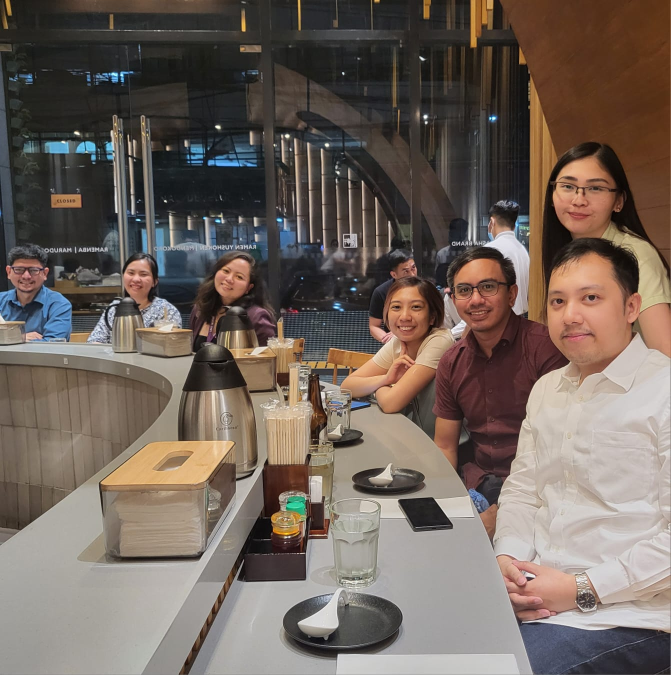
#> input picture face-recognition/data/raw/01.jpeg, 1341 x 1350 px (shown at 1/2 size); its folder holds only this picture in this run
$ jupyter execute face-detection.ipynb
#> lines starting #> are read from the running program, lines starting #| are printed output that depends on the picture
[cell 1]
import os
from glob import glob

import cv2

# Face Detection <a class="tocSkip">

Getting the dataset and files required by this notebook

[cell 2]
# !mkdir data
# !mkdir data/raw
# !gdown '11VlizDp1SCAXfBMCyVp1pIlvBxcf-tQe' -O ./data/raw/01.jpg
# !gdown '1wF0YU9zBxzFqF4kq_yoMHdWd86E0v38o' -O ./data/raw/02.jpg
# !gdown '1p6HM0RN9aXBP75bW3sXva-lA9kcLuzHL' -O ./data/raw/03.jpg
# !gdown '1mBLtihUYzvdwDN6OyZDB7g-hO3vPQGa7' -O ./data/raw/04.jpg
# !gdown '1WAEGQraTzppPgBerIM0faeSu6nzV3coU' -O ./data/raw/05.jpg
# !gdown '1656A3SYvhGH1ct77c5uQIVJUrqmM-ub6' -O ./data/raw/06.jpg
# !gdown '1vI_uHG7b6RVObeujD2HUe2NXXTb1liOH' -O ./data/raw/07.jpg
# !wget https://raw.githubusercontent.com/aim-msds/bsdsba-trial-lectures/main/face-recognition/haarcascade_frontalface_default.xml

## Demo

[cell 3]
# Directory and filepaths
RAW_DIRPATH = './data/raw'

# Get all the filepaths of images in the raw directory path
image_filepaths = sorted(glob(RAW_DIRPATH + '/*'))

[cell 4]
import matplotlib.pyplot as plt

[cell 5]
# Read the image then convert to gray scale for the first image
image = cv2.imread(image_filepaths[0])
#> image is the input picture: shape (1350, 1341, 3); mean B, G, R 92.9, 101, 113.2
gray = cv2.cvtColor(image, cv2.COLOR_BGR2GRAY)
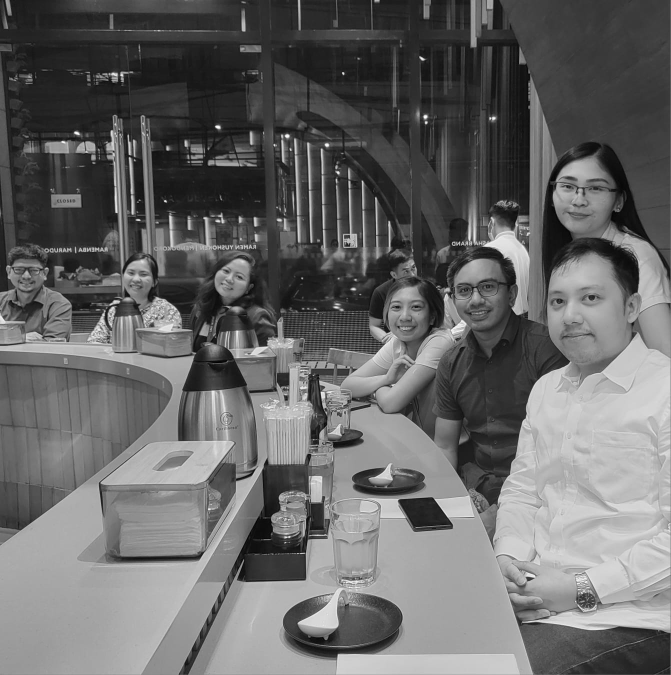
#> gray: shape (1350, 1341) (shown at 1/2 size); min 0, max 255, mean 103.7

fig, ax = plt.subplots(figsize=(10, 10))
ax.imshow(gray, cmap='gray')
ax.axis('off');

[cell 6]
# Initialize the cascade model

# Model settings
scaleFactor = 1.2
minNeighbors = 5
minSize = (30, 30)
CASCADE_MODEL_FILEPATH = './haarcascade_frontalface_default.xml'

cascade_model = cv2.CascadeClassifier(CASCADE_MODEL_FILEPATH)

[cell 7]
# Use our cascade model to detect faces in the image
faces = cascade_model.detectMultiScale(
    gray, scaleFactor=scaleFactor, minNeighbors=minNeighbors, minSize=minSize,
    flags=cv2.CASCADE_SCALE_IMAGE)
#> faces = [[20, 517, 66, 66], [239, 520, 72, 72], [428, 518, 79, 79], [762, 576, 100, 100], [888, 527, 131, 131], [1091, 318, 146, 146], [1059, 526, 187, 187]]

[cell 8]
from matplotlib.patches import Rectangle

[cell 9]
# Plot the bounding box of the detected face by the model
fig, ax = plt.subplots(figsize=(10, 10))

ax.imshow(cv2.cvtColor(image, cv2.COLOR_BGR2RGB))
for (x, y, width, height) in faces:
    rectangle = Rectangle((x, y), width, height, fill=False, ec='tab:red')
    ax.axis('off')
    ax.add_patch(rectangle)
#> this loop made 7 passes
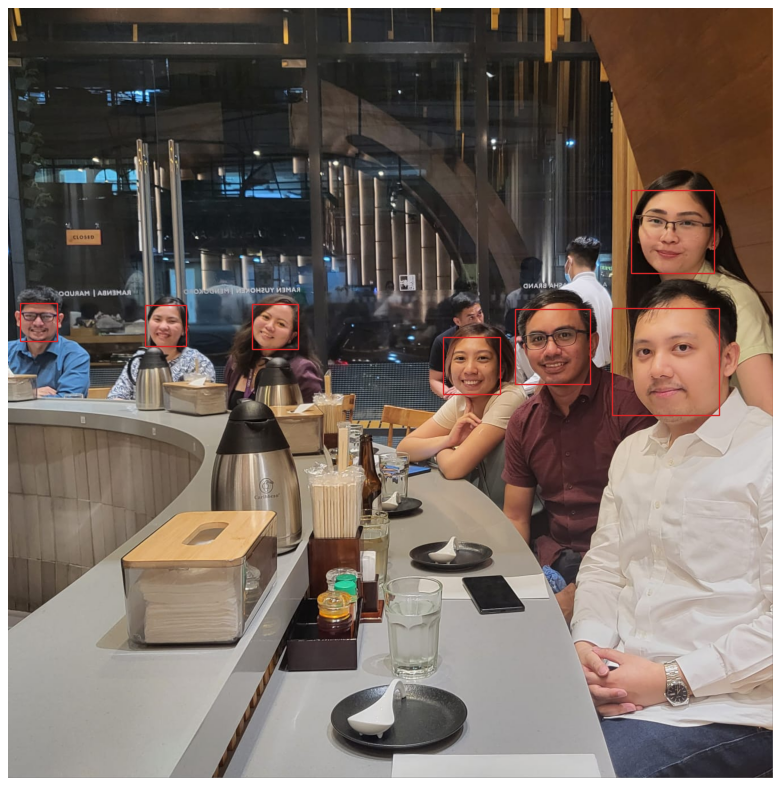
#> figure drawn by matplotlib, 1 panel

## Pipeline

[cell 10]
# Directory and filepaths
RAW_DIRPATH = './data/raw'
CASCADE_MODEL_FILEPATH = './haarcascade_frontalface_default.xml'
OUTPUT_DIRPATH = './data/processed'

# Model settings
scaleFactor = 1.2
minNeighbors = 5
minSize = (30, 30)
outputSize = (128, 128)

# Create output directory
os.makedirs(OUTPUT_DIRPATH, exist_ok=True)

[cell 11]
# Get all the filepaths of images in the raw directory path
image_filepaths = sorted(glob(RAW_DIRPATH + '/*'))

[cell 12]
# Initialize our face detector model
cascade_model = cv2.CascadeClassifier(CASCADE_MODEL_FILEPATH)

# Iterate on to the images found in the RAW_DIRPATH folder
for i, image_filepath in enumerate(image_filepaths):
    # Read the image and convert to gray scale
    image = cv2.imread(image_filepath)
    gray = cv2.cvtColor(image, cv2.COLOR_BGR2GRAY)

    # Get the detected faces using the model with specified settings
    faces = cascade_model.detectMultiScale(
        gray, scaleFactor=scaleFactor, minNeighbors=minNeighbors,
        minSize=minSize, flags=cv2.CASCADE_SCALE_IMAGE)

    # Iterate on each detected faces, crop, then save the cropped image
    # onto an output directory
    for j, (x, y, width, height) in enumerate(faces):
        cropped_image = gray[y:y + height, x:x + width]
        cropped_resized = cv2.resize(cropped_image, outputSize)
        output_filepath = os.path.join(OUTPUT_DIRPATH, f'{i +1 :02}-{j + 1:02}.jpg')
        cv2.imwrite(output_filepath, cropped_resized)
#> this loop made 7 passes
#> pass 1, `cropped_image = gray[y:y + height, x:x + width]`:
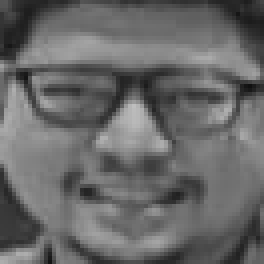
#> cropped_image: shape (66, 66) (shown 4 times larger); min 16, max 190, mean 104.2
#> pass 2, `cropped_image = gray[y:y + height, x:x + width]`:
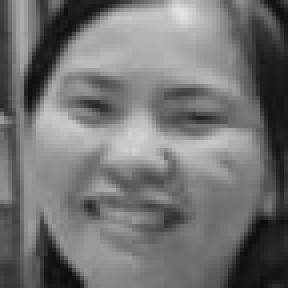
#> cropped_image: shape (72, 72) (shown 4 times larger); min 11, max 227, mean 114.8
#> after the loop:
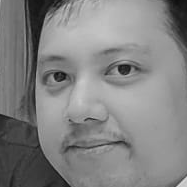
#> cropped_image: shape (187, 187); min 15, max 219, mean 130.5

$ run again, on face-recognition/data/raw/06.jpeg
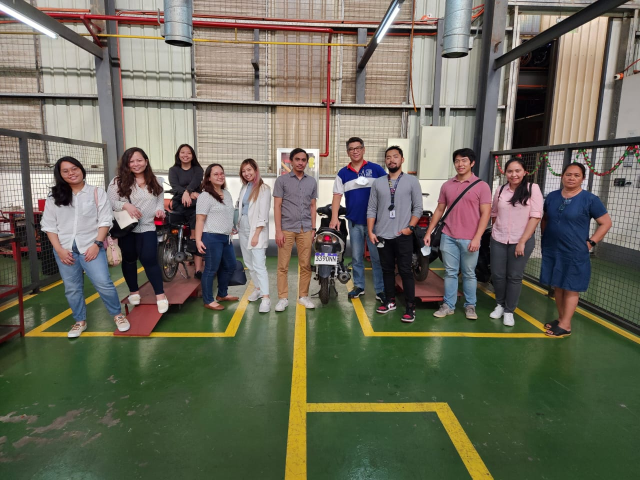
#> input picture face-recognition/data/raw/06.jpeg, 1280 x 960 px (shown at 1/2 size)
#> image is the input picture: shape (960, 1280, 3); mean B, G, R 89.8, 105.4, 106.6
#> faces = [[689, 282, 41, 41], [767, 300, 37, 37], [580, 305, 41, 41], [254, 306, 40, 40], [901, 307, 41, 41], [117, 323, 46, 46], [1006, 323, 48, 48], [1119, 330, 51, 51], [124, 568, 44, 44], [461, 425, 86, 86], [1075, 245, 138, 138]]
#> the loop `for (x, y, width, height) in faces:` made 11 passes
#> the loop `for j, (x, y, width, height) in enumerate(faces):` made 11 passes
#> pass 1, `cropped_resized = cv2.resize(cropped_image, outputSize)`:
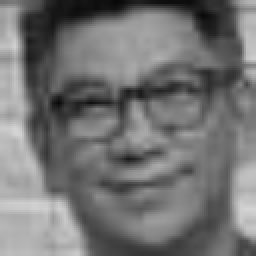
#> cropped_resized: shape (128, 128) (shown 2 times larger); min 8, max 213, mean 115.4
#> after the loop `for j, (x, y, width, height) in enumerate(faces):`:
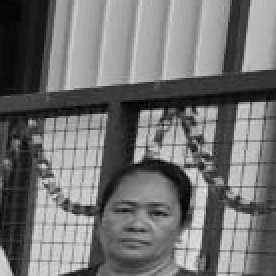
#> cropped_image: shape (138, 138) (shown 2 times larger); min 0, max 229, mean 113.8

$ run again, on face-recognition/data/raw/07.jpeg
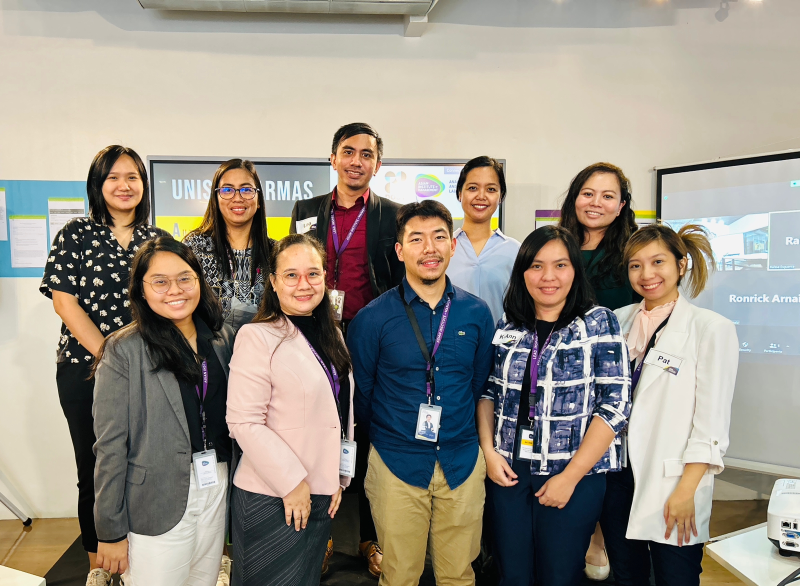
#> input picture face-recognition/data/raw/07.jpeg, 1600 x 1172 px (shown at 1/2 size)
#> image is the input picture: shape (1172, 1600, 3); mean B, G, R 132.9, 144.1, 151
#> faces = [[199, 319, 96, 96], [912, 337, 101, 101], [1144, 350, 105, 105], [1044, 488, 114, 114], [663, 268, 100, 100], [422, 337, 103, 103], [796, 428, 120, 120], [1240, 488, 108, 108], [542, 501, 123, 123], [278, 509, 127, 127]]
#> the loop `for (x, y, width, height) in faces:` made 10 passes
#> the loop `for j, (x, y, width, height) in enumerate(faces):` made 10 passes
#> pass 1, `cropped_resized = cv2.resize(cropped_image, outputSize)`:
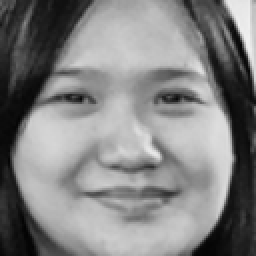
#> cropped_resized: shape (128, 128) (shown 2 times larger); min 2, max 243, mean 130.1
#> after the loop `for j, (x, y, width, height) in enumerate(faces):`:
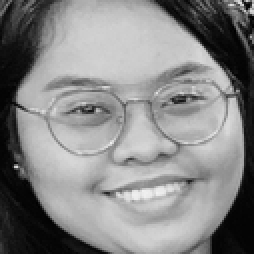
#> cropped_image: shape (127, 127) (shown 2 times larger); min 0, max 242, mean 134
